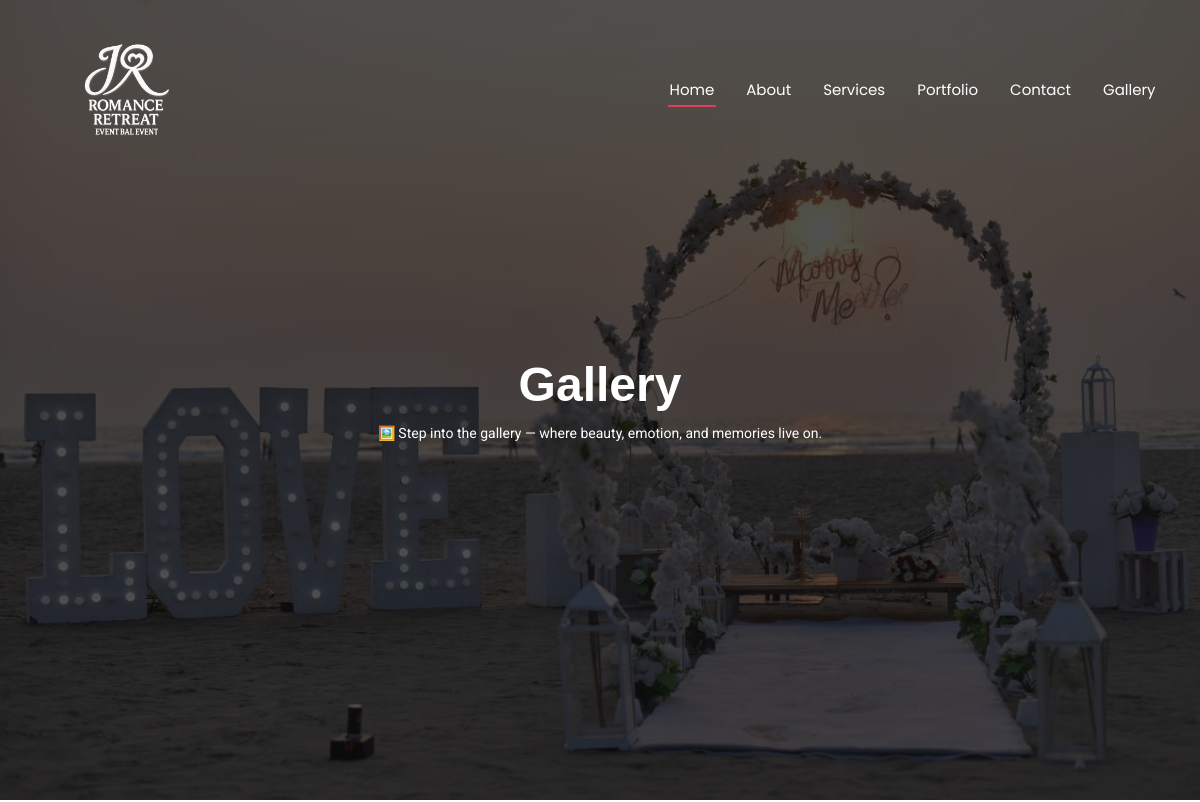
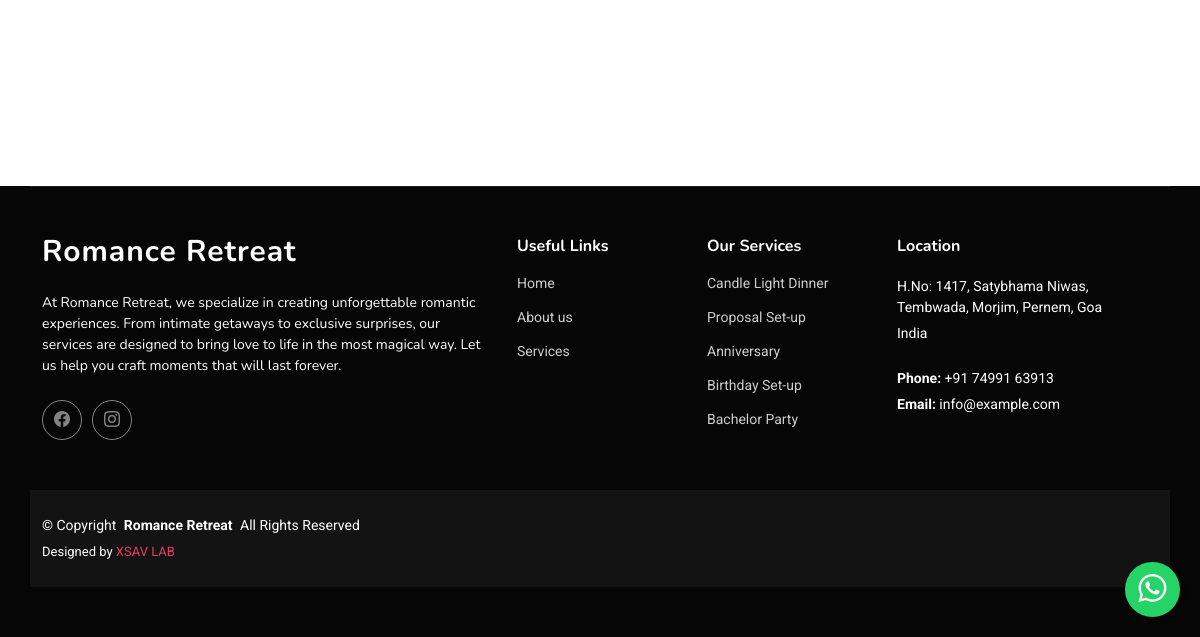
The app's page /gallery/, older data (2 pictures, top to bottom).
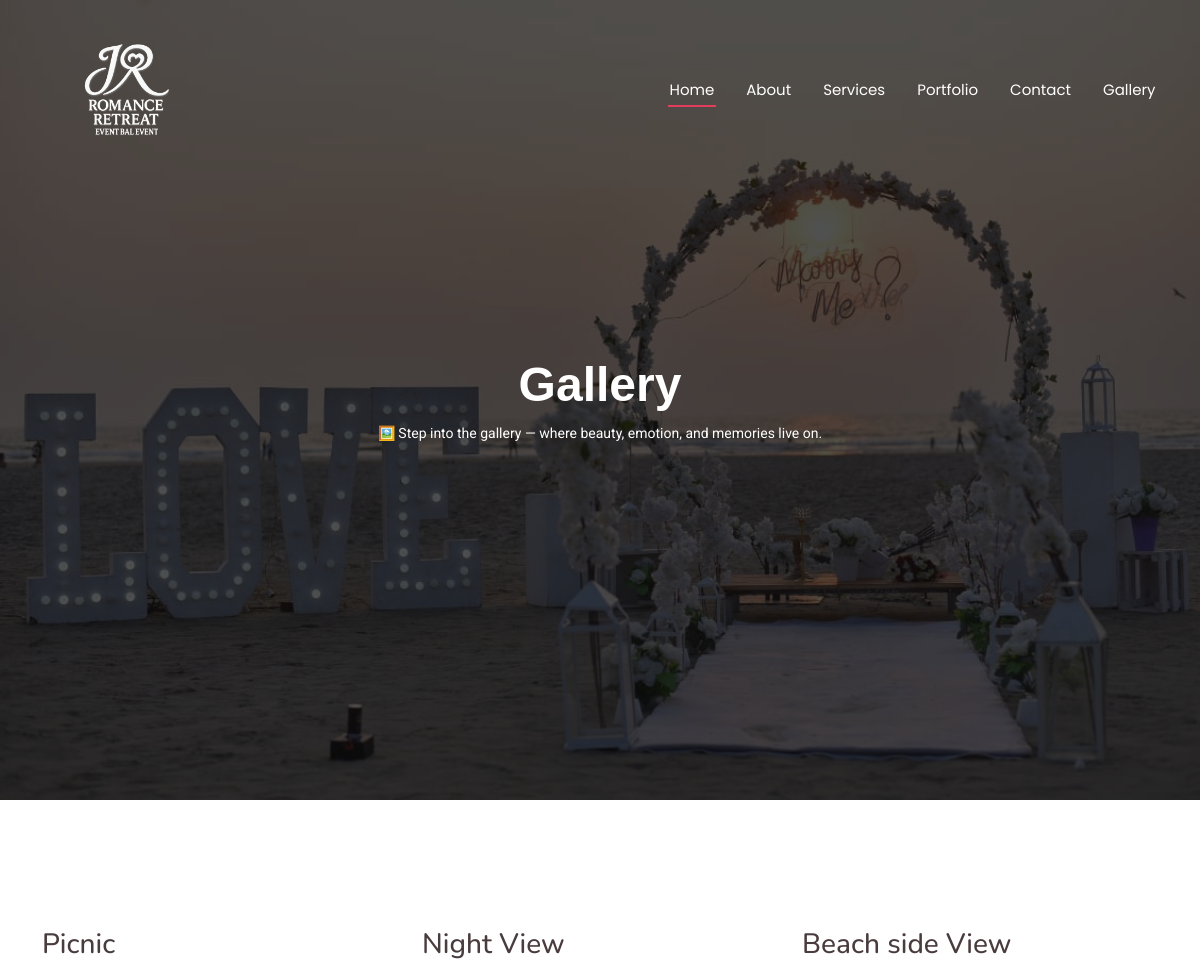
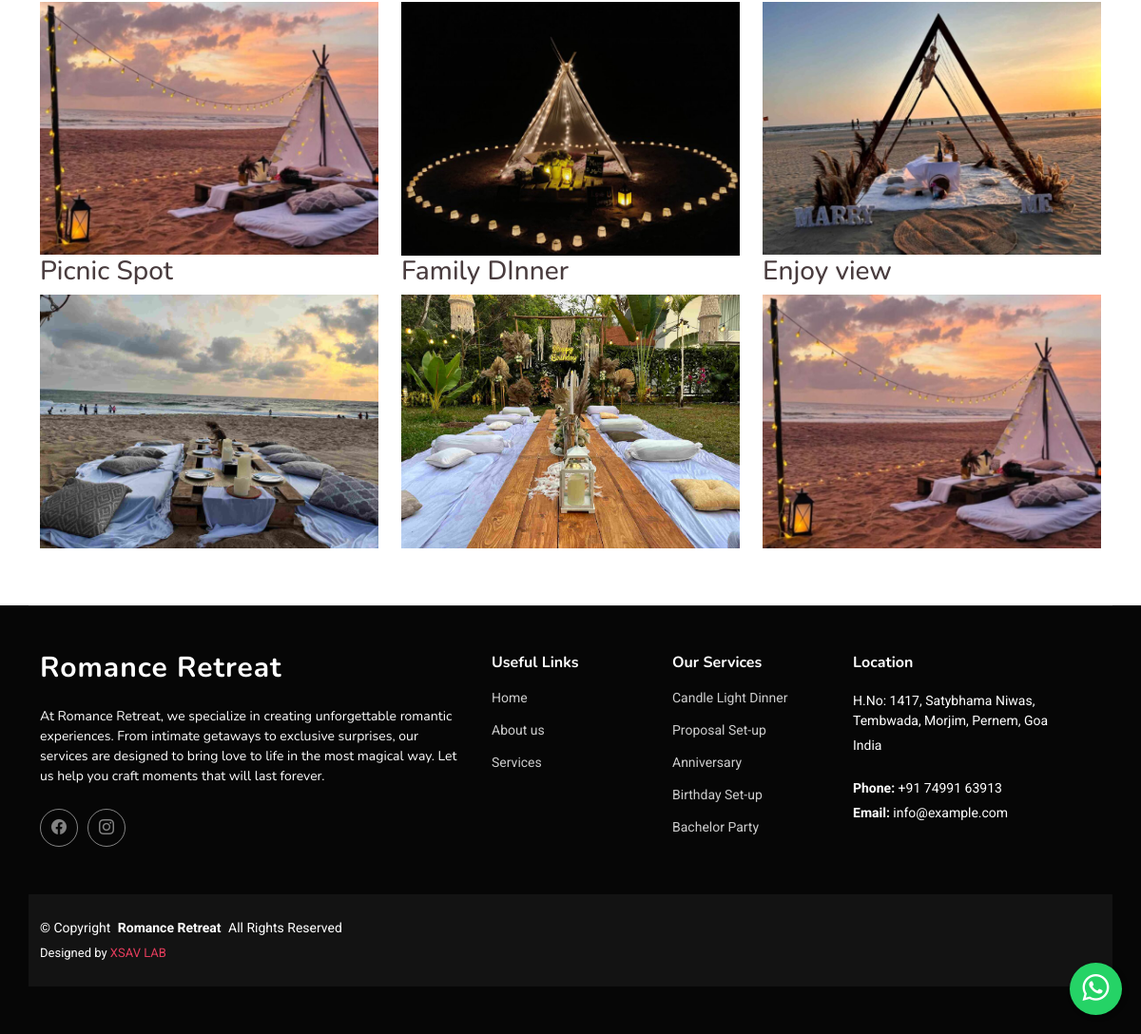
The same page, newer data (2 pictures, top to bottom).
### surprisekaroapp/models.py (models this page shows, shortened)
class hero(models.Model):
    image=models.ImageField(upload_to='home/')

class Gallery(models.Model):
    title = models.CharField(max_length=255)
    image = models.ImageField(upload_to='gallery_images/', null=True, blank=True)
    video_url = models.URLField(null=True, blank=True)  # For video URL
    created_at = models.DateTimeField(auto_now_add=True)
    updated_at = models.DateTimeField(auto_now=True)

### surprisekaroapp/views.py (the view)
# urls.py: path('gallery/', views.gallery, name='gallery'),
def gallery(request):
    gallery_items = Gallery.objects.all()
    home = hero.objects.all().first()
    return render(request, 'gallery.html', {'gallery_items': gallery_items,"home":home})

### templates/gallery.html (shortened to what this page needs)
{% extends 'index.html' %}
{% block content %}
<section id="hero" class="hero section dark-background">
  <img src="{{home.image.url}}" alt="" data-aos="fade-in">
  <div class="container text-center" data-aos="fade-up" data-aos-delay="100">
    <div class="row justify-content-center">
      <div class="col-lg-8">
        <h2 style="font-family: 'Georgia', sans-serif;">Gallery</h2>
        <p style="font-size: 14px;">🖼️ Step into the gallery — where beauty, emotion, and memories live on.</p>
      </div>
    </div>
  </div>
</section>
<section id="gallery" class="gallery">
    <div class="container">
        <h2 class="section-title"></h2>
        <div class="row">
            {% for item in gallery_items %}
                <div class="col-lg-4 col-md-6 col-sm-12">
                    <div class="gallery-item">
                        <h3>{{ item.title }}</h3>
                        {% if item.image %}
                            <a href="{{ item.image.url }}" class="glightbox">
                                <img src="{{ item.image.url }}" alt="{{ item.title }}" class="img-fluid">
                            </a>
                        {% endif %}
                    </div>
                </div>
            {% endfor %}
        </div>
    </div>
</section>
{% endblock %}

### templates/index.html (shortened to what this page needs)
{% load  static  %}
<!DOCTYPE html>
<html lang="en">
<head>
  <link href="{% static '/assets/vendor/bootstrap/css/bootstrap.min.css' %}" rel="stylesheet">
  <link href="{% static '/assets/vendor/bootstrap-icons/bootstrap-icons.css' %}" rel="stylesheet">
  <link href="{% static '/assets/vendor/aos/aos.css' %}" rel="stylesheet">
  <link href="{% static '/assets/vendor/glightbox/css/glightbox.min.css' %}" rel="stylesheet">
  <link href="{% static '/assets/vendor/swiper/swiper-bundle.min.css' %}" rel="stylesheet">
  <link href="{% static '/assets/css/main.css' %}" rel="stylesheet">
</head>
<body class="index-page">
  <header id="header" class="header d-flex align-items-center fixed-top">
    <div class="container-fluid container-xl position-relative d-flex align-items-center justify-content-between">
      <a href="index.html" class="logo d-flex align-items-center">
      <a class="navbar-brand" href="#">
        <img src="{% static 'assets/img/logo16.png' %}" alt="Romance Retreat"style="height: 140px; width: auto;"/><a><a><a><a><a><a><a><a><a><a><a><a><a><a><a><a><a><a><a><a><a><a><a><a><a>  <a><a><a><a><a> </a>
      <nav id="navmenu" class="navmenu">
        <ul>
          <li><a href="{%url 'index' %}" class="active">Home</a></li>
          <li><a href="#about">About</a></li>
          <li><a href="{% url 'service' %}">Services</a></li>
          <li><a href="#portfolio">Portfolio</a></li>
          <li><a href="#contact">Contact</a></li>
          <li><a href="{% url 'gallery' %}">Gallery</a></li>
        </ul>
      </nav>
    </div>
  </header>
  <main class="main">
    {% block content %}
    {% endblock  %}
  </main>
  <footer id="footer" class="footer dark-background">
    <div class="container footer-top">
      <div class="row gy-4">
        <div class="col-lg-5 col-md-12 footer-about">
          <a href="{%url 'index' %}" class="logo d-flex align-items-center">
            <span class="sitename">Romance Retreat</span>
          </a>
          <p>At Romance Retreat, we specialize in creating unforgettable romantic experiences. From intimate getaways to exclusive surprises, our services are designed to bring love to life in the most magical way. Let us help you craft moments that will last forever.<p>
          <div class="social-links d-flex mt-4">
            <a href="https://www.facebook.com/share/19FR1UbyvQ/?mibextid=wwXIfr"><i class="bi bi-facebook"></i></a>
            <a href="https://www.instagram.com/goasurpriseplanner?igsh=MThqbWcwZnphc3BhNg=="><i class="bi bi-instagram"></i></a>
          </div>
        </div>
        <div class="col-lg-2 col-6 footer-links">
          <h4>Useful Links</h4>
          <ul>
            <li><a href="#">Home</a></li>
            <li><a href="#">About us</a></li>
            <li><a href="#">Services</a></li>
          </ul>
        </div>
        <div class="col-lg-2 col-6 footer-links">
          <h4>Our Services</h4>
          <ul>
            <li><a href="#">Candle Light Dinner
            </a></li>
            <li><a href="#">Proposal Set-up</a></li>
            <li><a href="#">Anniversary</a></li>
            <li><a href="#">Birthday Set-up</a></li>
            <li><a href="#">Bachelor Party</a></li>
          </ul>
        </div>
        <div class="col-lg-3 col-md-12 footer-contact text-center text-md-start">
          <h4>Location</h4>
          <p>H.No: 1417, Satybhama Niwas, Tembwada, Morjim, Pernem, Goa</p>
          <p>India</p>
          <p class="mt-4"><strong>Phone:</strong> <span>+91 74991 63913</span></p>
          <p><strong>Email:</strong> <span>info@example.com</span></p>
        </div>
      </div>
    </div>
    <div class="container copyright text-right mt-4">
      <p>© <span>Copyright</span> <strong class="px-1 sitename">Romance Retreat</strong> <span>All Rights Reserved</span></p>
      <div class="credits">
        Designed by <a href="https://www.xsavlab.com/">XSAV LAB</a>
      </div>
    </div>
  </footer>
<a href="https://wa.me/{{ app.number }}" class="whatsapp-float" target="_blank" aria-label="Chat on WhatsApp">
  <i class="bi bi-whatsapp whatsapp-icon"></i>
</a>
</body>
</html>

### templates/index.html (style rules this page uses)
.whatsapp-float { position: fixed; bottom: 20px; right: 20px; background-color: #25D366; color: white; border-radius: 50%; text-align: center; font-size: 24px; box-shadow: 2px 2px 5px rgba(0,0,0,0.3); z-index: 1000; width: 55px; height: 55px; display: flex; align-items: center; justify-content: center; }
.whatsapp-icon { font-size: 28px; }

Row changes from the older to the newer data that the page shows:
added Gallery: title "Picnic", image (picture)
added Gallery: title "Night View", image (picture)
added Gallery: title "Beach side View", image (picture)
added Gallery: title "Picnic Spot", image (picture)
added Gallery: title "Family DInner", image (picture)
added Gallery: title "Enjoy view", image (picture)
